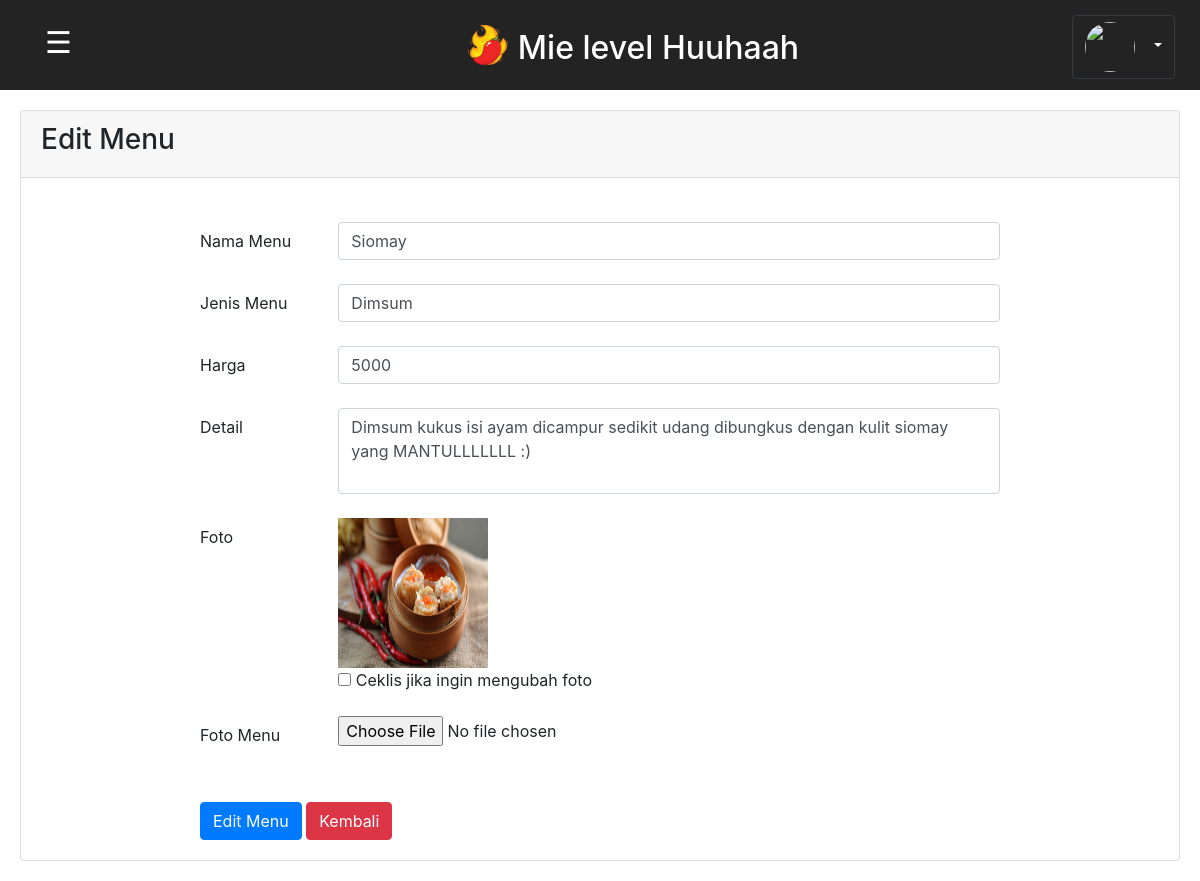
Screenshot of /edit_menu.php?id=DIM01 with the database file from the repository.
### tables this page shows
CREATE TABLE `menu` (
  `id_menu` varchar(10) NOT NULL,
  `nama_menu` varchar(100) DEFAULT NULL,
  `jenis_menu` varchar(20) DEFAULT NULL,
  `harga` int(20) DEFAULT NULL,
  `detail` varchar(200) DEFAULT NULL,
  `foto_menu` varchar(100) NOT NULL
);

### functions.php (called while the page is built, shortened)
<?php
$conn = mysqli_connect("localhost", "root", "", "dbresto");
function query($query){
	global $conn;
	$result = mysqli_query($conn, $query);
	$rows = [];
	while ($row = mysqli_fetch_assoc($result)){
		$rows[] = $row;
	}
	return $rows;
}
?>

### edit_menu.php (the view, shortened to what this page needs)
<?php
require('functions.php');
$id_menu = $_GET['id'];
$menu = query("SELECT * FROM menu WHERE id_menu='$id_menu'")[0];
?>
<!DOCTYPE html>
<html lang="en">
<head>
    <link rel="stylesheet" href="style.css?=v1.0">
    <link rel="stylesheet" type="text/css" href="https://cdnjs.cloudflare.com/ajax/libs/twitter-bootstrap/4.5.2/css/bootstrap.css">
	<link rel="stylesheet" type="text/css" href="https://cdn.datatables.net/1.10.22/css/dataTables.bootstrap4.min.css">
</head>
<body>
        <div class="judul sticky-top">
            <button class="openbtn" onclick="openNav()">&#9776;</button>
            <div class="brand row align-items-center justify-content-center">
                <img src="img/logo.png" class="logo">
                <h2>Mie level Huuhaah</h2>
            </div>
            <div class="account">
                <div class="dropdown">
                        <?php
                            $id = $_SESSION['id_adm'];
                            $hasil = mysqli_query($conn,"SELECT * FROM admin WHERE id_adm = '$id'");
                            $data = mysqli_fetch_assoc($hasil);
                        ?>
                    <button class="btn btn-dark dropdown-toggle" type="button" id="dropdownMenuButton2" data-bs-toggle="dropdown" aria-expanded="true">
                        <img src="photo/<?= $data['gambar_adm'];?>" class="bulat" style="background-size:cover;"><?= $data['nama_adm'];?>
                    </button>
                </div>
            </div>
        </div>
        <div class="content" id="content">
                <div class="card">
		            <div class="card-header">
			            <h3>  Edit Menu </h3>
		            </div>
                    <div class="card-body">
                        <div class="row align-items-center justify-content-center" style="kotak_input_room">
                            <form method="POST"  class="kotak_input_room" enctype="multipart/form-data">
                                <div class="row mb-4">
                                    <label for="nama_adm" class="col-sm-2 col-form-label">Nama Menu</label>
                                    <div class="col-sm-10">
                                        <input type="text" class="form-control" name='nama_menu' id="nama_menu" required value="<?=$menu['nama_menu'];?>">
                                    </div>
                                </div>
                                <div class="row mb-4">
                                    <label for="username" class="col-sm-2 col-form-label">Jenis Menu</label>
                                    <div class="col-sm-10">
                                        <input type="text" class="form-control" name='jenis_menu' id="jenis_menu" required value="<?=$menu['jenis_menu'];?>">
                                    </div>
                                </div>
                                <div class="row mb-4">
                                    <label for="password" class="col-sm-2 col-form-label">Harga</label>
                                    <div class="col-sm-10">
                                        <input type="text" class="form-control" name='harga' id="harga" required value="<?=$menu['harga'];?>">
                                    </div>
                                </div>
                                <div class="row mb-4">
                                    <label  for="alamat_adm" class="col-sm-2 col-form-label">Detail</label>
                                        <div class="col-sm-10">
                                            <textarea class="form-control" style="resize: none;" name="detail" id="detail" rows="3"><?=$menu['detail'];?></textarea>
                                        </div>
                                </div>
                                <div class="row mb-4">
                                    <label for="gambar_adm" class="col-sm-2 col-form-label">Foto</label>
                                        <div class="col-sm-10">
                                            <img src="photo/<?php echo $menu['foto_menu']; ?>" width="150px" height="150px" /></br>
                                            <input type="checkbox"  name="ubah_foto" value="true"> Ceklis jika ingin mengubah foto<br>
                                        </div>
                                </div>
                                <div class="row mb-4">
                                    <label for="gambar_adm" class="col-sm-2 col-form-label">Foto Menu</label>
                                    <div class="col-sm-10">
                                        <input type="file" name="foto_menu" id="foto_menu">
                                    </div>
                                </div>
                                <br>
                                <button type="submit" name='submit' class="btn btn-primary">Edit Menu</button>
                                <a href="menu.php" class="btn btn-danger">Kembali</a>
                            </form>
                        </div>
                    </div>
                </div>
        </div>
</body>
</html>

### style.css (style rules this page uses)
body { font-family: 'roboto'; background-color: #ddd; }
.judul { background: #232323; padding: 25px; width: 100%; }
.judul h2 { text-align: center; height: 15px; color: #ffffff; margin-top: -10px; }
.brand img { width: 40px; height: 40px; margin: 0 10px 0 0; }
.openbtn { font-size: 30px; float: left; cursor: pointer; background-color: #232323; color: white; padding: 5px 20px; border: none; text-align: start; margin-top: -10px; }
.account { display: block; float: right; cursor: pointer; color: black; margin-top: -50px; }
.bulat { position: relative; width: 50px; height: 50px; border-radius: 50%; margin: 0 10px 0 0; background-size: cover; }
#dropdownMenuButton2 { background-color: #232323; color: white; }
#content { transition: margin-left .5s; padding: 20px; }
.kotak_input_room { width: 800px; }

### rows the page displays
menu: nama_menu "Siomay", jenis_menu "Dimsum", harga "5000", detail "Dimsum kukus isi ayam dicampur sedikit udang dibungkus dengan kulit siomay yang MANTULLLLLLL :)", foto_menu (picture)
